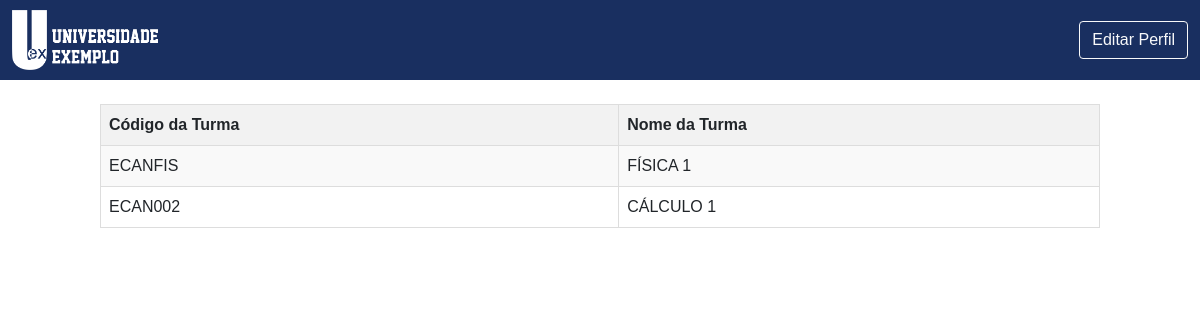
The app's page /aluno/001/ (signed in) with its own data.
### app/models.py (models this page shows, shortened)
class Turma(models.Model):
    codigo = models.CharField(max_length=20, unique=True)
    nome = models.CharField(max_length=100)
    departamento = models.CharField(max_length=100)
    professor = models.ForeignKey(Professor, related_name='turmas', on_delete=models.CASCADE)

### app/views.py (the view)
# urls.py: path('aluno/<str:matricula>/', TurmasDeAlunoView.as_view(), name='lista_turmas_aluno'),
class TurmasDeAlunoView(LoginRequiredMixin, TemplateView):
    template_name = 'app/turma/lista_turmas.html'
    def get_context_data(self, **kwargs):
        context = super().get_context_data(**kwargs)
        matricula_aluno = self.kwargs.get('matricula')
        aluno = get_object_or_404(Aluno, matricula=matricula_aluno)
        context['turmas'] = Turma.objects.filter(matriculados__aluno=aluno)
        context['pessoa'] = aluno
        return context

### app/templates/app/turma/lista_turmas.html (shortened to what this page needs)
{% load static %}
<!DOCTYPE html>
<html lang="en">
<head>
    <link href="https://cdn.jsdelivr.net/npm/bootstrap@5.1.3/dist/css/bootstrap.min.css" rel="stylesheet">
    <script src="https://cdn.tailwindcss.com"></script>
</head>
<body>
    <nav class="navbar navbar-expand-lg fixed-top">
        <div class="container-fluid">
            <a class="navbar-brand" href="#">
                <img src="{% static 'images/logo (2).png' %}" alt="Logo" class="navbar-logo">
            </a>
            <div class="d-flex justify-content-end">
                <a href="{% url 'alterar-senha' %}" class="btn btn-outline-light">Editar Perfil</a>
            </div>
        </div>
    </nav>
    <div class="container mt-4">
        <table>
            <tr>
                <th>Código da Turma</th>
                <th>Nome da Turma</th>
            </tr>
            {% for turma in turmas %}
                <tr>
                    <td><a href="{% url 'detalhes_aluno_turma' turma.codigo matricula %}">{{ turma.codigo }}</a></td>
                    <td><a href="{% url 'detalhes_aluno_turma' turma.codigo matricula %}">{{ turma.nome }}</a></td>
                </tr>
            {% endfor %}
        </table>
    </div>
</body>
</html>

### app/templates/app/turma/lista_turmas.html (style rules this page uses)
.navbar { height: 80px; background-color: #192f60; }
.navbar-logo { height: 60px; }
body { font-family: Arial, sans-serif; padding-top: 80px; }
table { width: 100%; border-collapse: collapse; }
th, td { border: 1px solid #ddd; padding: 8px; text-align: left; }
th { background-color: #f2f2f2; }
tr:nth-child(even) { background-color: #f9f9f9; }
a { color: #007bff; text-decoration: none; }

### records on screen
Turma: codigo "ECANFIS", nome "FÍSICA 1"
Turma: codigo "ECAN002", nome "CÁLCULO 1"
